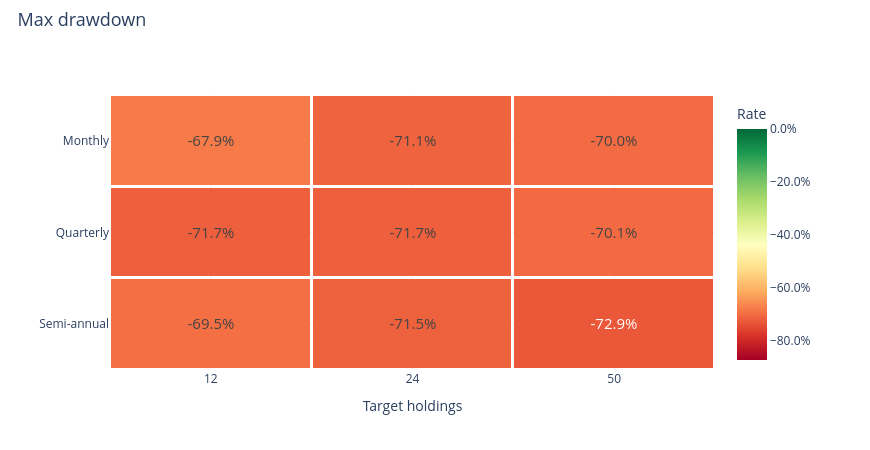

The notebook cell this image was saved under:
### Markdown cell above
### Maximum drawdown

### Code cell
research.heatmap('maximum_drawdown')

### Figure 1 — Plotly figure (JSON) as saved in the notebook; plotly's stock layout.template omitted (floating-point values rounded to 4 significant figures)
{"data": [{"colorbar": {"tickformat": ".1%", "title": {"text": "Rate"}}, "colorscale": [[0.0, "rgb(165,0,38)"], [0.1, "rgb(215,48,39)"], [0.2, "rgb(244,109,67)"], [0.3, "rgb(253,174,97)"], [0.4, "rgb(254,224,139)"], [0.5, "rgb(255,255,191)"], [0.6, "rgb(217,239,139)"], [0.7, "rgb(166,217,106)"], [0.8, "rgb(102,189,99)"], [0.9, "rgb(26,152,80)"], [1.0, "rgb(0,104,55)"]], "text": [["-67.9%", "-71.1%", "-70.0%"], ["-71.7%", "-71.7%", "-70.1%"], ["-69.5%", "-71.5%", "-72.9%"]], "textfont": {"size": 15}, "texttemplate": "%{text}", "type": "heatmap", "x": ["12", "24", "50"], "xgap": 3, "y": ["Monthly", "Quarterly", "Semi-annual"], "ygap": 3, "z": [[-0.6786, -0.7113, -0.7004], [-0.7174, -0.7167, -0.7013], [-0.6951, -0.7146, -0.7287]], "zmax": 0.0, "zmin": -0.8715}], "layout": {"height": 450, "hovermode": "closest", "legend": {"font": {"size": 12}, "itemclick": "toggle", "itemdoubleclick": "toggleothers", "x": 1.025, "y": 1}, "margin": {"b": 80, "l": 110, "r": 155, "t": 95}, "title": {"font": {"size": 18}, "text": "Max drawdown", "x": 0.02, "y": 0.97}, "width": 870, "xaxis": {"title": {"text": "Target holdings"}}, "yaxis": {"autorange": "reversed"}}}
